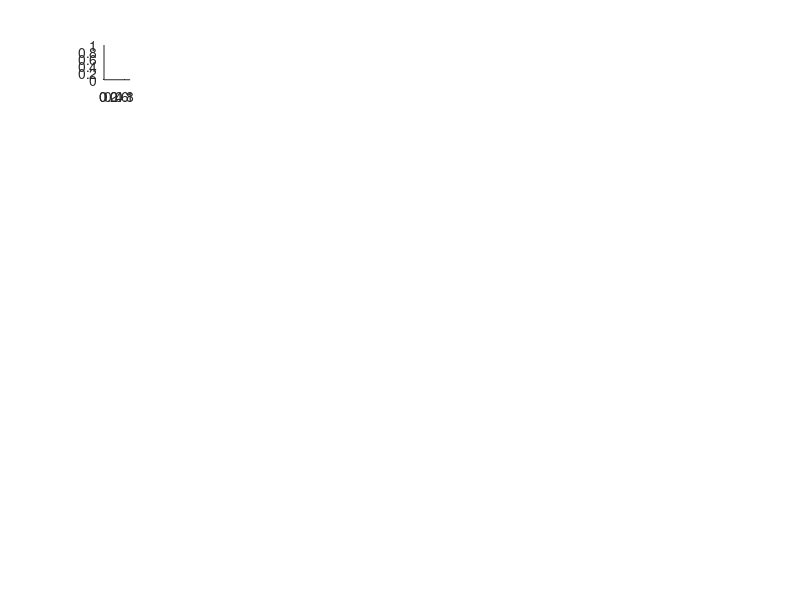

Write MATLAB code to recreate this figure. (Note: this script raises an error after producing the figure.)
function main_Standard_Oddball_analysis_freq_MS_indiv

   clear all;close all; clc;
    
    git_folder = '/Volumes/GSE/code';

addpath(genpath(fullfile(git_folder, 'svndl_code-master')),'-end');
addpath(genpath(fullfile(git_folder, 'rcaExtra-dev')),'-end');
addpath(genpath(fullfile(git_folder, 'rcaExtra_main')),'-end');
addpath(genpath(fullfile(git_folder, 'rcaExtra-dev_fang')),'-end');
addpath(genpath(fullfile(git_folder, 'mrC')),'-end');
addpath(genpath(fullfile(git_folder, 'rcaBase')),'-end');
addpath(genpath(fullfile(git_folder, 'edNeuro-eeg-dev-master')),'-end');  

%% define experimentInfo
    
  experimentName = '2019_MS_Data_indiv';
    
    path = '/Volumes/GSE/2019_EdNeuro_MS/IndividualRCAOutput_carrier/A_Exports_EdNeuro_MS_All'; % path with indiviudal folders with raw data
    
    cd(path);
    files = dir('BLC*');

    
    for subj = 1:length(files)
        
        sourcepath = fullfile(path, files(subj).name); % path for each individual subject
        
        %sourcepath = fullfile(path, 'BLC_213');
 
        outpath = '/Volumes/GSE/2019_EdNeuro_MS/IndividualRCAOutput_carrier/CarrierOutput'; % path for saving RCA out
        mkdir(outpath, files(subj).name); % create individual folders to save data
        destpath = fullfile(outpath, files(subj).name);
        % load up expriment info specified in loadExperimentInfo_experimentName
        % matlab file

        try
%             analysisStruct = feval(['loadExperimentInfo_' experimentName]);
            analysisStruct = loadExperimentInfo_2019_MS_Data_indiv(sourcepath,destpath);
            
        catch err
            % in case unable to load the designated file, load default file
            % (not implemented atm)
            disp('Unable to load specific expriment settings, loading default');
            analysisStruct = loadExperimentInfo_Default;
        end

    analysisStruct.domain = 'freq';
    loadSettings = rcaExtra_getDataLoadingSettings(analysisStruct);
    loadSettings.useBins = 1:10;
    loadSettings.useFrequencies = {'3F1', '6F1', '9F1'}; %carrier
 
    % read raw dat
    
    [subjList, sensorData, cellNoiseData1, cellNoiseData2, ~] = getRawData_fang(loadSettings);
    
    %% get the RC runtime settings template structure
    
    rcSettings = rcaExtra_getRCARunSettings(analysisStruct);
    %% fill the RC runtime template structure with real parameters
    
    % Define subject names. Will be used to compare between
    % saved (stored) results and requested results
    rcSettings.subjList = subjList;
    
    % Define bin vector. Will be used to compare between
    % saved (stored) results and requested results
    rcSettings.useBins = loadSettings.useBins;
    
    % Define frequency list. Will be used to compare between
    % saved (stored) results and requested results
    rcSettings.useFrequencies = loadSettings.useFrequencies;
    
    reshapeTrialToBin = 1;
    if reshapeTrialToBin
        
        sensorData_tr = sensorData; % Move orig to new variable
        sensorData = cellfun(@(x) reshapeTrialToBinForRCA(x, length(rcSettings.useBins)),...
            sensorData_tr, 'UniformOutput', false);
        
        cellNoiseData1_tr = cellNoiseData1; % Move orig to new variable
        cellNoiseData1 = cellfun(@(x) reshapeTrialToBinForRCA(x, length(rcSettings.useBins)),...
            cellNoiseData1_tr, 'UniformOutput', false);
        
        cellNoiseData2_tr = cellNoiseData2; % Move orig to new variable
        cellNoiseData2 = cellfun(@(x) reshapeTrialToBinForRCA(x, length(rcSettings.useBins)),...
            cellNoiseData2_tr, 'UniformOutput', false);
        
        % Adjust rcSettings accordingly
        rcSettings_tr = rcSettings; % Mover orig to new variable
        rcSettings.useBins = 1; % Used to be 1:10
        
    end
    % run analysis on all conditions
    nConditions = size(sensorData, 2);
    rcSettings_byCondition = cell(1, nConditions);
    rcResultStruct_byCondition = cell(1, nConditions);
  
    
    
    % run analysis on all conditions
   
    for nc = 1:nConditions
        rcSettings_byCondition{nc} = rcSettings;
        rcSettings_byCondition{nc}.label = analysisStruct.info.conditionLabels{nc};
        rcSettings_byCondition{nc}.useCnds = nc;
        
        rcResultStruct_byCondition{nc} = rcaExtra_runAnalysis(rcSettings_byCondition{nc}, sensorData, cellNoiseData1, cellNoiseData2);
        
        %plotSettings.conditionLabels = []; % see lines 267-280
        %plotSettings.RCsToPlot = 3;
        %rcaExtra_plotCompareConditions_freq_individual([], rcResultStruct_byCondition{nc});
        
    end
    % run analysis on three conditions together (carrier)
    
    rcSettings_cnd_123 = rcSettings;
    rcSettings_cnd_123.saveFile = [analysisStruct.path.destDataDir_RCA filesep 'rcaResults_freq_cnd123.mat'];

    cData = sensorData(:, [1 2 3]);
    cNoise1 = cellNoiseData1(:, [1 2 3]);
    cNoise2 = cellNoiseData2(:, [1 2 3]);
    rcSettings_cnd_123.condsToUse = [1 2 3];
    rcSettings_cnd_123.label = 'Condition123';

    rcResultStruct_cnd_123 = rcaExtra_runAnalysis(rcSettings_cnd_123, cData, cNoise1, cNoise2);
    
    
    
    plotSettings.groupLabel = 'Lochy Rep';
    plotSettings.colorMode = 'groupsconditions';
    plotSettings.colorOrder = 1;
    plotSettings.colorSceme = [];
    plotSettings.Markers = 'o';
    plotSettings.colorScheme = cat(1, [1 0 0], [0 1 0], [0 0 1]);
    
    
    plotSettings.conditionLabels = [];
    plotSettings.RCsToPlot = 3;
    rcaExtra_plotCompareConditions_freq([], rcResultStruct_cnd_123);
    
    end
    
    %% load in rcaResult output from each individual folder
    path = '/Volumes/GSE/K2/separategroup_readingscore/fre_carrier_individualsubjects';%for K2 study
   
    cd(path);
    files = dir('BLC*');
    
    rcResult = cell(70,1);
    for subj = 1:length(files)
        
        sourcepath = fullfile(path, files(subj).name, 'RCA');
        
        filename = 'rcaResults_Freq_Condition123.mat';
        File       = fullfile(sourcepath, filename);
        rcResult{subj} = load (File);
    end
    
    % plot RC1 topographies for each subject
    figure()
    for s = 1:70
       
            subplot(7, 10, s)
            plotOnEgi(rcResult{s,1}.rcaResult.A(:,1))
            subtitle(files(s).name)
            hold on
         
    end
   
    fname = '/Volumes/GSE/2019_EdNeuro_MS/IndividualRCAOutput_carrier';
  
   saveas(gca, fullfile(fname, 'RCAspace_41_48subjs_con123'), 'fig');
   
   % plot only one component for each subject after loading in rcaResult
   % first 15 subjects, subj 1-15
    figure()
    for s = 1:4%15
        
            subplot(1, 15, s)
            plotOnEgi(rcResult_T4{s,1}.rcaResult.A(:,1)) % for RC1, change rcResult_T4 to rcResult_T1
            hold on
      
    end
    for s = 5%15
        
        subplot(1, 15, s)
        plotOnEgi(rcResult_T4{s,1}.rcaResult.A(:,2)) % for RC1, change rcResult_T4 to rcResult_T1
        hold on
        
    end
    for s = 6:15
        
        subplot(1, 15, s)
        plotOnEgi(rcResult_T4{s,1}.rcaResult.A(:,1)) % for RC1, change rcResult_T4 to rcResult_T1
        hold on
        
    end
    
     % the other half subjects, subj 16-30
    figure()
    for s = 16:30
        
        subplot(1, 15, s-15)
        plotOnEgi(rcResult_T4{s,1}.rcaResult.A(:,1)) % for RC1, change rcResult_T4 to rcResult_T1
        hold on
        
    end
    
   
    
    %%% get carrier amplitude%%
% need to recompute averages first
path = '/Volumes/GSE/2019_EdNeuro_MS/IndividualRCAOutput_carrier/CarrierOutput';
    cd(path);
    files = dir('BLC*');
    
    rcResult = cell(70,1);
    for subj = 1:length(files)
        
        sourcepath = fullfile(path, files(subj).name, 'RCA');
        
        filename = 'rcaResults_Freq_Condition123.mat';
        File       = fullfile(sourcepath, filename);
        rcResult{subj} = load (File);
        rcResult{subj}.rcaResult = rcaExtra_computeAverages(rcResult{subj,1}.rcaResult);
    end

    %extract projected amplitude
    %condition 1
 for subj = 1:length(files)
     for c= 1:3
         for h = 1:3
     ProjAmp(subj,h, c) = squeeze(rcResult{subj,1}.rcaResult.subjProj.amp(h,1,c));
         end
     end
    
 end
   
    %% plot bar charts for amplitude comparison across both time points
    
    % First, calculate amplitude for each subject at each time point, RC1, use sum
    % of five harmonics' amplitude based on paper (Retter, Rossian, and Schiltz, 2021, JCN)
   
    for s = 1:length(rcResult_T1) %subject
        for c = 1:3 %condition
            sumSumAmplitude_T1{s,c} = sum(rcResult_T1{s,1}.rcaResult.projAvg.amp(:,1,c)); %only RC1
        end
    end
    
    
    for s = 1:length(rcResult_T4) %subject
        for c = 1:3 %condition
            sumSumAmplitude_T4{s,c} = sum(rcResult_T4{s,1}.rcaResult.projAvg.amp(:,1,c)); %only RC1
        end
    end
    
    
    % Second, plot each condition separately 
    figure;
    for c = 1:3
        for s = 1: 15%length(rcResult_T4)
            
            y{s,c} = [sumSumAmplitude_T1{s,c}, sumSumAmplitude_T4{s,c}];
            
            % for condition 1
            subplot(3,15,s);
            bar(y{s,1}, 0.5);
            set(gca, 'xtick', 1:2, 'XTickLabel', {'T1', 'T4'},...
                'fontsize', 10)
            
            % Label your axes!
            ylabel('Sum Amplitude'); xlabel('Time Point')
            
            % for condition 2
            subplot(3,15,s+15);
            bar(y{s,2}, 0.5);
            set(gca, 'xtick', 1:2, 'XTickLabel', {'T1', 'T4'},...
                'fontsize', 10)
            
            % Label your axes!
            ylabel('Sum Amplitude'); xlabel('Time Point')
            % for condition 3
            subplot(3,15,s+30);
            bar(y{s,3}, 0.5);
            set(gca, 'xtick', 1:2, 'XTickLabel', {'T1', 'T4'},...
                'fontsize', 10)
            
            % Label your axes!
            ylabel('Sum Amplitude'); xlabel('Time Point')
        end
    end
    
    figure;
    for c = 1:3
        for s = 16: length(rcResult_T4)
            
            y{s,c} = [sumSumAmplitude_T1{s,c}, sumSumAmplitude_T4{s,c}];
            
            % for condition 1
            subplot(3,15,s-15);
            bar(y{s,1}, 0.5);
            set(gca, 'xtick', 1:2, 'XTickLabel', {'T1', 'T4'},...
                'fontsize', 10)
            
            % Label your axes!
            ylabel('Sum Amplitude'); xlabel('Time Point')
            
            % for condition 2
            subplot(3,15,s);
            bar(y{s,2}, 0.5);
            set(gca, 'xtick', 1:2, 'XTickLabel', {'T1', 'T4'},...
                'fontsize', 10)
            
            % Label your axes!
            ylabel('Sum Amplitude'); xlabel('Time Point')
            % for condition 3
            subplot(3,15,s+15);
            bar(y{s,3}, 0.5);
            set(gca, 'xtick', 1:2, 'XTickLabel', {'T1', 'T4'},...
                'fontsize', 10)
            
            % Label your axes!
            ylabel('Sum Amplitude'); xlabel('Time Point')
        end
    end
    
        
    % correlation between carrier individual-level RCA A with group-level RCA A
     path = '/Volumes/GSE/K2/separategroup_readingscore/fre_carrier_individualsubjects';
      cd(path);
      files = dir('2*');
      
      rcResult = cell(48,1);
      for subj = 1:length(files)
          
          sourcepath = fullfile(path, files(subj).name, 'RCA');
          
          filename = 'rcaResults_Freq_OLNvsOIN.mat';
          File       = fullfile(sourcepath, filename);
          rcResult{subj} = load (File);
      end
    
      % organize data to matrix, note rcaResult.A(ch,2) the second
      % dimension is component, 2 means second component
    for s = 1:30
        for ch = 1:128
            A(ch, s) = rcResult{s,1}.rcaResult.A(ch,1);
        end
    end
    % load in group-level RCA result
    load('/Volumes/GSE/K2/separategroup_readingscore/fre_carrier_lowmiddlehigh/RCA/rcaResultS_Freq_OLNvsOIN.mat')
    for ch = 1:128
        B(ch) = rcaResult.A(ch,1);
    end
   
    % transpose B
    B = B';
    correlation = cell(30,1);
    for subj = 1:30
        correlation{subj}= corrcoef(A(:,subj), B(:,1));
        matrixC(subj) = abs(correlation{subj}(2,1));
    end
    
    figure;
    plot(matrixA,'*r');
    hold on
    plot(matrixB,'og');
    hold on
    plot(matrixC,'xb');
    
    % add in data label
    for subj = 1:30
      Subj_ID{subj}=files(subj).name;  
    end
    
    x = 1:30;
    dx = 0.1;
    dy = 0.001;
    for i=1:length(x)
        text(x(i)+dx,matrixC(i)+dy, Subj_ID{i})
    end

    legend({'WvsPF','WvsOLN', 'OLNvsOIN'},'Location','southeast','Orientation','vertical')
    title('correlation between individual-level map and group-level map')
    xlabel('subjects') 
    ylabel('correlation coefficients between individual A and group A')


    %% plots for each individual subject and each condition (individual-level RCA outputs plotting)
    path = '/Volumes/GSE/K2/separategroup_readingscore/fre_carrier_individualsubjects';
    cd(path);
    files = dir('2*');
    
    rcResult = cell(48,1);
    %for data trained on three conditions together
    for subj = 1:length(files)
        
        sourcepath = fullfile(path, files(subj).name, 'RCA');
        
        outpath = fullfile(path, files(subj).name, 'FIG');
        mkdir(outpath, 'condition3_OLNvsOIN'); % create individual folders to save data
        FIGpath = fullfile(outpath, 'condition3_OLNvsOIN');
        
        filename = 'rcaResults_Freq_OLNvsOIN.mat';
        File       = fullfile(sourcepath, filename);
        rcResult{subj} = load (File);
        %rcResult{subj}.rcaResult.rcaSettings.useFrequenciesHz = 2;% only evaluate when dping carrier analysis
        
        rcaExtra_plotCompareConditions_freq_individual([], rcResult{subj}.rcaResult);
    end
    
    % only plot lolliplots and compare subjects (e.g., 12 subjs per slide),
    % not done yet
    figure()
    for subj = 1:12%length(files)
        
        sourcepath = fullfile(path, files(subj).name, 'RCA');
        
        outpath = fullfile(path, files(subj).name, 'FIG');
        mkdir(outpath, 'condition123'); % create individual folders to save data
        FIGpath = fullfile(outpath, 'condition123');
        
        filename = 'rcaResults_Freq_OLNvsOIN.mat';
        File       = fullfile(sourcepath, filename);
        rcResult{subj} = load (File);
        rcResult{subj}.rcaResult.rcaSettings.useFrequenciesHz = 2;
        
       
        rcaExtra_plotLollipops_individual(rcResult{subj}.rcaResult, [])
        
    end
       % remove all old *F = 1* files
      path = '/Volumes/GSE/K2/separategroup_readingscore/fre_carrier_individualsubjects';
     for subj = 1:length(files)
         outpath = fullfile(path, files(subj).name, 'FIG');
        removefiles = fullfile(outpath, '*F =1*');
         delete(removefiles)
     end
     
     %for data trained on condition 1 or 2 or 3 separately
    for subj = 1:length(files)
        
        sourcepath = fullfile(path, files(subj).name, 'RCA');
        
        outpath = fullfile(path, files(subj).name, 'FIG');
        mkdir(outpath, 'condition3_OLNvsOIN'); % create individual folders to save data
        FIGpath = fullfile(outpath, 'condition3_OLNvsOIN');
        
        filename = 'rcaResults_Freq_OLNvsOIN.mat';
        File       = fullfile(sourcepath, filename);
        rcResult{subj} = load (File);
        rcResult{subj}.rcaResult.rcaSettings.useFrequenciesHz = 2;
        
        rcaExtra_plotCompareConditions_freq_individual([], rcResult{subj}.rcaResult);
    end
    
    
    
end